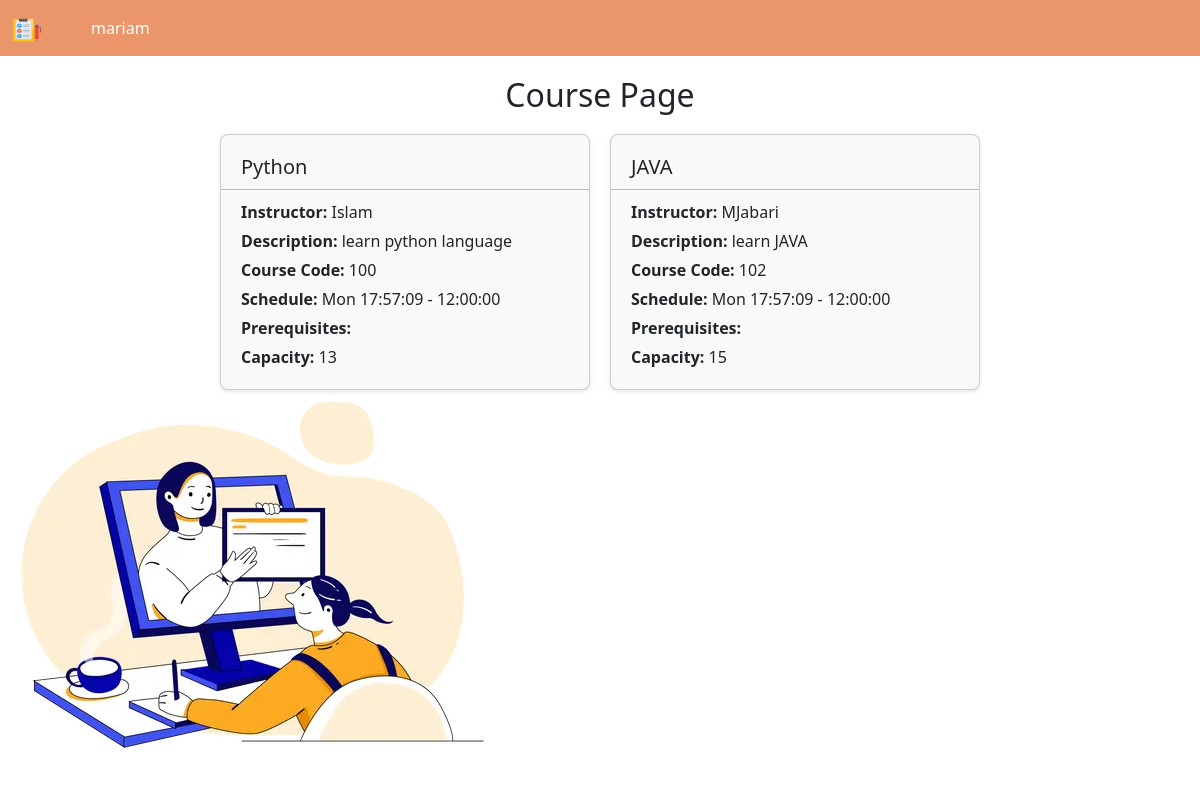
Page /course/ (signed in) on the committed database.
### bookstore/models.py (models this page shows, shortened)
class Course(models.Model):
    code = models.CharField(max_length=10, unique=True, primary_key=True)
    name = models.CharField(max_length=100, null=True)
    description = models.TextField(null=True)
    instructor = models.CharField(max_length=100, null=True)
    schedule = models.ForeignKey('CourseSchedule', on_delete=models.CASCADE, null=True)
    category = models.ForeignKey(CourseCategory, on_delete=models.CASCADE, null=True)  # Fixed error
    prerequisites = models.ManyToManyField(CourseCategory, related_name='required_courses')  # ManyToManyField for prerequisites
    capacity = models.IntegerField(null=True)

class CourseSchedule(models.Model):
    id = models.AutoField(primary_key=True, null=False, default=None)
    days = models.CharField(max_length=50, null=True )
    start_time = models.TimeField(null=True)
    end_time = models.TimeField(null=True)
    room_no = models.CharField(max_length=10, null=True)
    def __str__(self):
        return f"{self.days} {self.start_time} - {self.end_time}"

### bookstore/views.py (the view)
# urls.py: path('course/', views.course),
def course(request):
    course = Course.objects.all()
    return render(request, "bookstore/course.html", {"course":course})

### bookstore/templates/bookstore/course.html (shortened to what this page needs)
{% extends "bookstore/main.html" %}
{% load static %}
{% block content %}
<link rel="stylesheet" type="text/css" href="{% static 'css/course.css' %}">
<div class="container">
    <h2 class="course-page-heading">Course Page</h2>
    <img src="{% static 'images/3119295.webp' %}" class="image" alt="">
    <div class="card-container">
        {% for item in course %}
        <div class="card">
            <div class="card-body">
                <h5 class="card-title">{{ item.name }}</h5>
                <hr>
                <p class="card-text"><strong>Instructor: </strong> {{ item.instructor }}</p>
                <p class="card-text"><strong>Description: </strong> {{ item.description }}</p>
                <p class="card-text"><strong>Course Code: </strong> {{ item.code }}</p>
                <p class="card-text"><strong>Schedule: </strong> {{ item.schedule }}</p>
                <p class="card-text"><strong>Prerequisites: </strong>
                </p>
                <p class="card-text"><strong>Capacity: </strong> {{ item.capacity }}</p>
            </div>
        </div>
        {% endfor %}
    </div>
</div>
{% endblock content %}

### bookstore/templates/bookstore/navbar.html (shortened to what this page needs)
{% load static %}
<nav class="navbar navbar-expand-lg bg-primary">
    <div class="container-fluid">
      <a class="navbar-brand" href="#">
        <img src="{% static "images/site-logo.png" %}" alt="Bootstrap" width="30" height="24">
      </a>
      <div class="collapse navbar-collapse" id="navbarSupportedContent">
        <ul class="navbar-nav me-auto mb-2 mb-lg-0">
          <li class="nav-item">
            <a class="nav-link" href="#">{{user}}</a>
          </li>
      </div>
    </div>
  </nav>

### static/css/main.css (style rules this page uses)
.navbar { background-color: #EB966A !important; }
.navbar-brand img { margin-right: 5px; }
.navbar-nav .nav-item { margin-right: 10px; }
.navbar-nav .nav-link { color: #ffffff; }

### static/css/course.css (style rules this page uses)
.container { max-width: 800px; margin: 0 auto; padding: 20px; }
.course-page-heading { text-align: center; margin-bottom: 20px; }
.card-container { display: flex; flex-wrap: wrap; gap: 20px; }
.card { flex: 1 1 300px; background-color: #f9f9f9; border-radius: 8px; box-shadow: 0 2px 4px rgba(0, 0, 0, 0.1); transition: transform 0.3s ease; }
.card-body { padding: 20px; }
.card-title { font-size: 20px; margin-bottom: 10px; }
.card-text { margin-bottom: 5px; }
.card hr { margin: 10px -20px; border-top: 1px solid black; width: calc(100% + 40px); }
.image { position: absolute; bottom: 0px; left: -85px; }

### rows in the picture
Course: name "Python", instructor "Islam", description "learn python language", code "100", schedule "Mon 17:57:09 - 12:00:00", capacity "13"
Course: name "JAVA", instructor "MJabari", description "learn JAVA", code "102", schedule "Mon 17:57:09 - 12:00:00", capacity "15"

### other values in the picture
{{ user }} "mariam"
